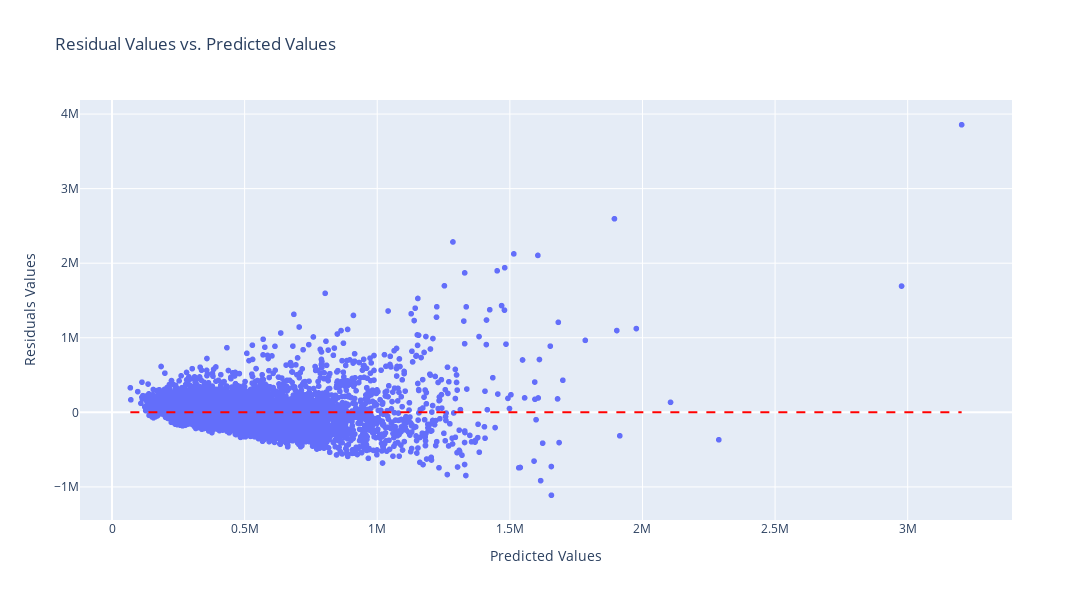

Notebook source saved alongside this figure:
### Markdown cell above
### RMSE value in traning data higher than RMSR value in test data that mean our model can handling the actual value better and its has good regularization .

### Code cell
import plotly.express as px
import numpy as np

# Assuming you have y_test and y_pred_test as your true and predicted data
# Calculate residuals
residuals = np.array(y_test) - np.array(y_pred_test)

# Create the scatter plot
fig = px.scatter(x=y_pred_test, y=residuals, title='Residual Values vs. Predicted Values',
                 labels={'x': 'Predicted Values', 'y': 'Residuals Values'})

# Add a horizontal line at y=0 for reference
fig.add_shape(type='line', x0=min(y_pred_test), x1=max(y_pred_test), y0=0, y1=0,
              line=dict(color='red', dash='dash'))
fig.update_layout(width=1200,height=600)

fig.show()

### Figure 1 — Plotly figure (JSON) as saved in the notebook; plotly's stock layout.template omitted (floating-point values rounded to 4 significant figures; data arrays with more than 128 entries replaced by an {"elided": "..."} marker saying what was removed)
{"data": [{"hovertemplate": "Predicted Values=%{x}<br>Residuals Values=%{y}<extra></extra>", "legendgroup": "", "marker": {"color": "#636efa", "symbol": "circle"}, "mode": "markers", "name": "", "showlegend": false, "type": "scattergl", "x": {"elided": "5400 float values"}, "xaxis": "x", "y": {"elided": "5400 float values"}, "yaxis": "y"}], "layout": {"height": 600, "legend": {"tracegroupgap": 0}, "shapes": [{"line": {"color": "red", "dash": "dash"}, "type": "line", "x0": 69120.0, "x1": 3203000.0, "y0": 0, "y1": 0}], "title": {"text": "Residual Values vs. Predicted Values"}, "width": 1200, "xaxis": {"anchor": "y", "domain": [0, 1], "title": {"text": "Predicted Values"}}, "yaxis": {"anchor": "x", "domain": [0, 1], "title": {"text": "Residuals Values"}}}}
